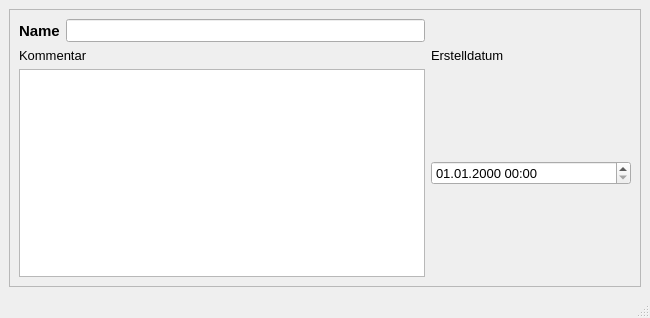
<?xml version="1.0" encoding="UTF-8"?>
<ui version="4.0">
 <class>MainWindow</class>
 <widget class="QMainWindow" name="MainWindow">
  <property name="enabled">
   <bool>true</bool>
  </property>
  <property name="geometry">
   <rect>
    <x>0</x>
    <y>0</y>
    <width>650</width>
    <height>318</height>
   </rect>
  </property>
  <property name="minimumSize">
   <size>
    <width>650</width>
    <height>270</height>
   </size>
  </property>
  <property name="font">
   <font>
    <family>Tahoma</family>
    <pointsize>10</pointsize>
   </font>
  </property>
  <property name="windowTitle">
   <string>Siedlungstyp</string>
  </property>
  <widget class="QWidget" name="centralwidget">
   <layout class="QGridLayout" name="gridLayout">
    <item row="0" column="0">
     <widget class="QScrollArea" name="scrollArea">
      <property name="widgetResizable">
       <bool>true</bool>
      </property>
      <widget class="QWidget" name="scrollAreaWidgetContents">
       <property name="geometry">
        <rect>
         <x>0</x>
         <y>0</y>
         <width>626</width>
         <height>241</height>
        </rect>
       </property>
       <layout class="QGridLayout" name="gridLayout_2">
        <item row="0" column="0">
         <widget class="QLabel" name="label">
          <property name="font">
           <font>
            <family>Tahoma</family>
            <pointsize>11</pointsize>
            <weight>75</weight>
            <bold>true</bold>
           </font>
          </property>
          <property name="text">
           <string>Name</string>
          </property>
         </widget>
        </item>
        <item row="0" column="1">
         <widget class="QLineEdit" name="tgnam">
          <property name="toolTip">
           <string>&lt;html&gt;&lt;head/&gt;&lt;body&gt;&lt;p&gt;Eindeutige Bezeichnung&lt;/p&gt;&lt;/body&gt;&lt;/html&gt;</string>
          </property>
          <property name="statusTip">
           <string>Eindeutige Bezeichnung</string>
          </property>
         </widget>
        </item>
        <item row="1" column="0" colspan="2">
         <widget class="QLabel" name="label_14">
          <property name="text">
           <string>Kommentar</string>
          </property>
         </widget>
        </item>
        <item row="1" column="2">
         <widget class="QLabel" name="label_70">
          <property name="font">
           <font>
            <family>Tahoma</family>
            <pointsize>10</pointsize>
            <weight>50</weight>
            <bold>false</bold>
           </font>
          </property>
          <property name="text">
           <string>Erstelldatum</string>
          </property>
         </widget>
        </item>
        <item row="2" column="0" colspan="2">
         <widget class="QTextEdit" name="kommentar">
          <property name="toolTip">
           <string>&lt;html&gt;&lt;head/&gt;&lt;body&gt;&lt;p&gt;Platz für zusätzliche Kommentare&lt;/p&gt;&lt;/body&gt;&lt;/html&gt;</string>
          </property>
          <property name="statusTip">
           <string>Platz für zusätzliche Kommentare</string>
          </property>
         </widget>
        </item>
        <item row="2" column="2">
         <widget class="QgsDateTimeEdit" name="createdat">
          <property name="minimumSize">
           <size>
            <width>200</width>
            <height>0</height>
           </size>
          </property>
          <property name="font">
           <font>
            <family>Tahoma</family>
            <pointsize>10</pointsize>
            <weight>50</weight>
            <bold>false</bold>
           </font>
          </property>
          <property name="currentSection">
           <enum>QDateTimeEdit::DaySection</enum>
          </property>
          <property name="displayFormat">
           <string>dd.MM.yyyy HH:mm</string>
          </property>
         </widget>
        </item>
       </layout>
      </widget>
     </widget>
    </item>
   </layout>
  </widget>
  <widget class="QMenuBar" name="menubar">
   <property name="geometry">
    <rect>
     <x>0</x>
     <y>0</y>
     <width>650</width>
     <height>27</height>
    </rect>
   </property>
  </widget>
  <widget class="QStatusBar" name="statusbar"/>
 </widget>
 <customwidgets>
  <customwidget>
   <class>QgsDateTimeEdit</class>
   <extends>QDateTimeEdit</extends>
   <header>qgsdatetimeedit.h</header>
  </customwidget>
 </customwidgets>
 <tabstops>
  <tabstop>tgnam</tabstop>
  <tabstop>kommentar</tabstop>
 </tabstops>
 <resources/>
 <connections/>
</ui>
